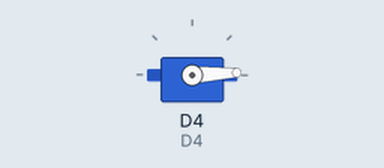
The sketch below on a simulated ESP8266 (NodeMCU). Parts: servo.

Above: at 0.05 s.
At 1.3 s:
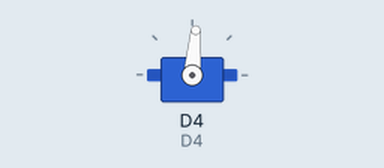
At 2.6 s:
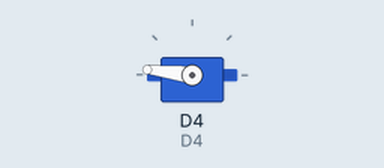
At 5.2 s:
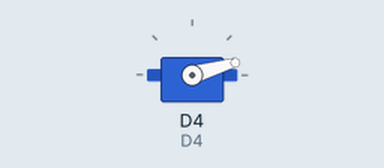
Timing chart, 0 to 7.1 s (numbered marks = the images above):
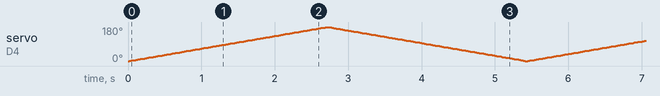

The sketch:

d1-hello-servo.ino
```cpp
#include <Servo.h>
Servo myservo;

void setup()
{
  myservo.attach(D4);  // attaches the servo on GIO2 to the servo object
}

void loop()
{
  int pos;
  for(pos = 0; pos <= 180; pos += 1) // goes from 0 degrees to 180 degrees
  {                                  // in steps of 1 degree
    myservo.write(pos);              // tell servo to go to position in variable 'pos'
    delay(15);                       // waits 15ms for the servo to reach the position
  }
  for(pos = 180; pos>=0; pos-=1)     // goes from 180 degrees to 0 degrees
  {
    myservo.write(pos);              // tell servo to go to position in variable 'pos'
    delay(15);                       // waits 15ms for the servo to reach the position
  }
}
```

config.ino
```cpp
// Wemos D1 Mini Pro pins
#define BUILTIN_LED 2
#define D0 16
#define D1 5
#define D2 4
#define D3 0
#define D4 2
#define D5 14
#define D6 12
#define D7 13
#define D8 15
#define D9 3
#define D10 1
```
